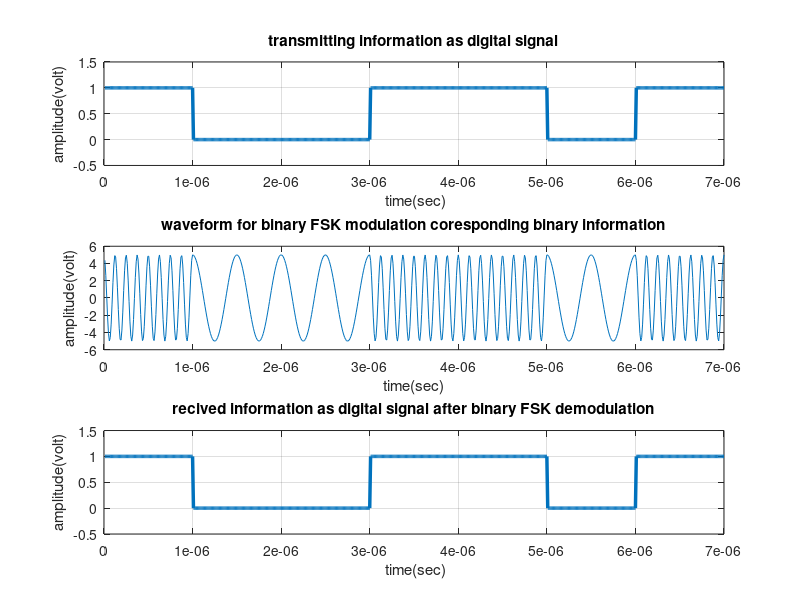

MATLAB code for this plot:
%>>>>>>>>> MATLAB code for binary FSK modulation and de-modulation >>>>>>>%

clc;
clear;
close all;


x=[ 1 0 0 1 1 0 1];                                    % Binary Information
bp=.000001;                                                    % bit period
disp(' Binary information at Trans mitter :');
disp(x);

%XX representation of transmitting binary information as digital signal XXX
bit=[]; 
for n=1:1:length(x)
    if x(n)==1
       se=ones(1,100);
    elseif x(n)==0
        se=zeros(1,100);
    end
    bit=[bit se];

end
t1=bp/100:bp/100:100*length(x)*(bp/100);
subplot(3,1,1);
plot(t1,bit,'lineWidth',2.5);grid on;
axis([ 0 bp*length(x) -.5 1.5]);
ylabel('amplitude(volt)');
xlabel(' time(sec)');
title('transmitting information as digital signal');



%XXXXXXXXXXXXXXXXXXXXXXX Binary-FSK modulation XXXXXXXXXXXXXXXXXXXXXXXXXXX%
A=5;                                          % Amplitude of carrier signal
br=1/bp;                                                         % bit rate
f1=br*8;                           % carrier frequency for information as 1
f2=br*2;                           % carrier frequency for information as 0
t2=bp/99:bp/99:bp;                 
ss=length(t2);
m=[];
for i=1:1:length(x)
    if (x(i)==1)
        y=A*cos(2*pi*f1*t2);
    else
        y=A*cos(2*pi*f2*t2);
    end
    m=[m y];
end
t3=bp/99:bp/99:bp*length(x);
subplot(3,1,2);
plot(t3,m);
xlabel('time(sec)');
ylabel('amplitude(volt)');
title('waveform for binary FSK modulation coresponding binary information');




%XXXXXXXXXXXXXXXXXXXX Binary FSK demodulation XXXXXXXXXXXXXXXXXXXXXXXXXXXXX
mn=[];
for n=ss:ss:length(m)
  t=bp/99:bp/99:bp;
  y1=cos(2*pi*f1*t);                    % carrier siignal for information 1
  y2=cos(2*pi*f2*t);                    % carrier siignal for information 0
  mm=y1.*m((n-(ss-1)):n);
  mmm=y2.*m((n-(ss-1)):n);
  t4=bp/99:bp/99:bp;
  z1=trapz(t4,mm);                                             % intregation 
  z2=trapz(t4,mmm);                                            % intregation 
  zz1=round(2*z1/bp);
  zz2= round(2*z2/bp);
  if(zz1>A/2)      % logic lavel= (0+A)/2 or (A+0)/2 or 2.5 ( in this case)
    a=1;
  elseif zz2>A/2
    a=0;
  end
  mn=[mn a];
end
disp(' Binary information at Reciver :');
disp(mn);


%XXXXX Representation of binary information as digital signal which achived 
%after demodulation XXXXXXXXXXXXXXXXXXXXXXXXXXXXXXXXXXXXXXXXXXXXXXXXXXXXXXX
bit=[];
for n=1:length(mn)
    if mn(n)==1
       se=ones(1,100);
    elseif mn(n)==0
        se=zeros(1,100);
    end
     bit=[bit se];

end
t4=bp/100:bp/100:100*length(mn)*(bp/100);
subplot(3,1,3)
plot(t4,bit,'LineWidth',2.5);grid on;
axis([ 0 bp*length(mn) -.5 1.5]);
ylabel('amplitude(volt)');
xlabel(' time(sec)');
title('recived information as digital signal after binary FSK demodulation');



%>>>>>>>>>>>>>>>>>>>>>>>>>> end of program >>>>>>>>>>>>>>>>>>>>>>>>>>>>>>%